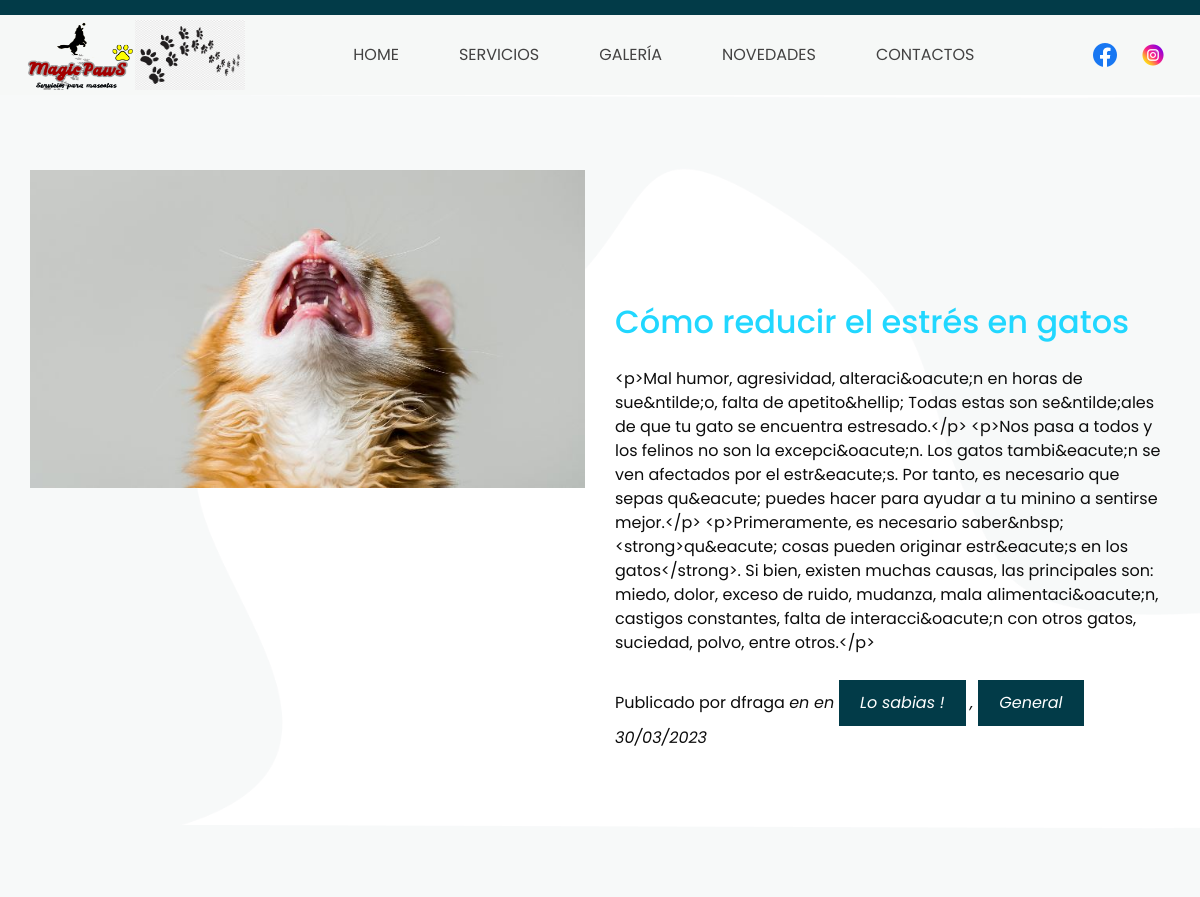
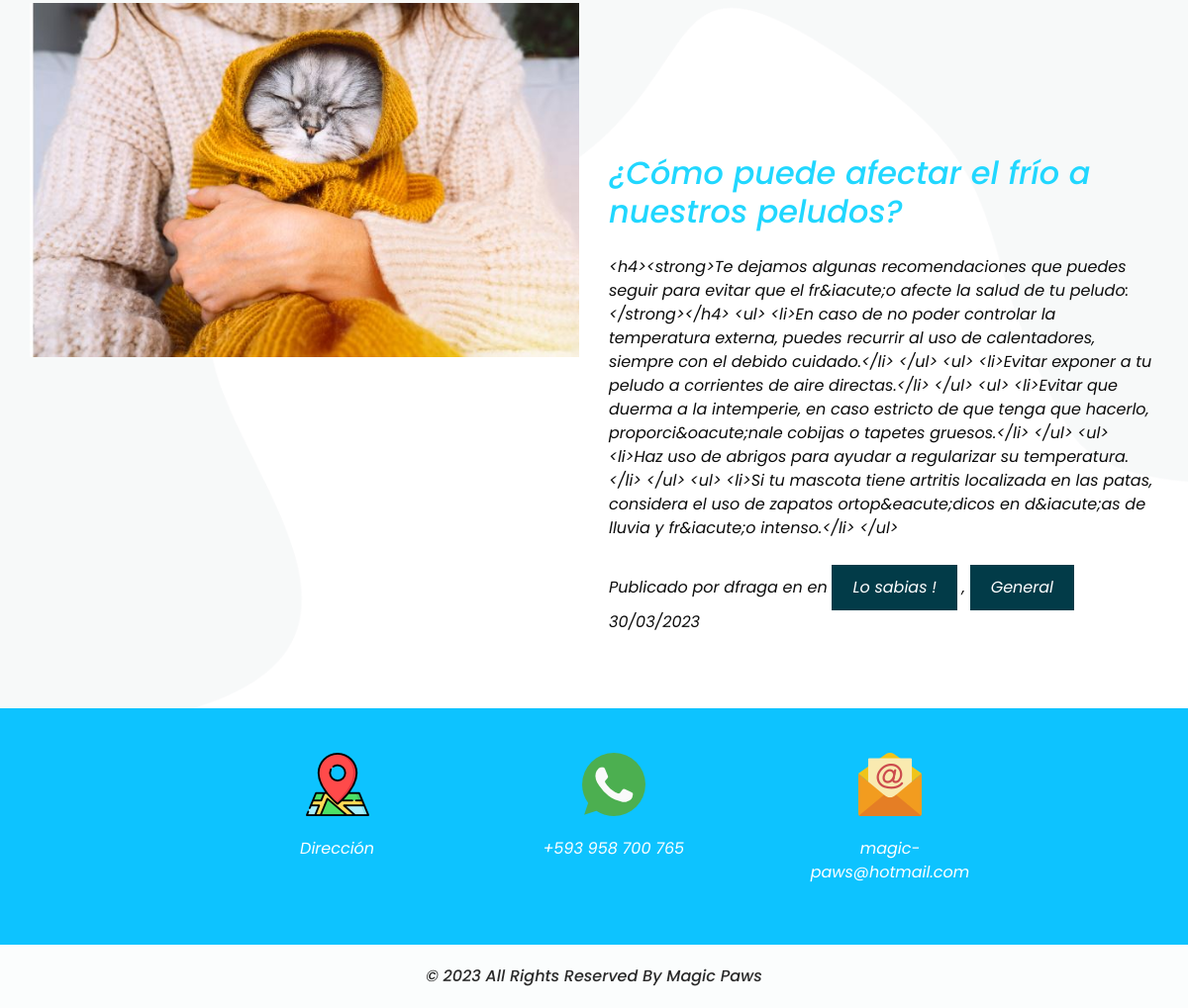
Screenshot of /about/category/1/ with the database file from the repository (2 pictures, top to bottom).
### about/models.py (models this page shows, shortened)
class About(models.Model):
    title = models.CharField(max_length=200, verbose_name="Título")
    content = RichTextField(verbose_name="Contenido")
    published = models.DateTimeField(
        verbose_name="Fecha de publicación", default=now)
    image = models.ImageField(verbose_name="Imagen",
                              upload_to="about", null=True, blank=True)
    author = models.ForeignKey(
        User, verbose_name="Autor", on_delete=models.CASCADE)
    category = models.ManyToManyField(Category, verbose_name="Categorias")
    created = models.DateTimeField(
        auto_now_add=True, verbose_name="Fecha de creación")
    updated = models.DateTimeField(
        auto_now=True, verbose_name="Fecha de actualización")
    class Meta:
        verbose_name = "novedad"
        verbose_name_plural = "novedades"
        ordering = ["-created"]

class Category(models.Model):
    name = models.CharField(max_length=200, verbose_name="Nombre")
    created = models.DateTimeField(
        auto_now_add=True, verbose_name="Fecha de creación")
    updated = models.DateTimeField(
        auto_now=True, verbose_name="Fecha de actualización")
    class Meta:
        verbose_name = "categoria"
        verbose_name_plural = "categorias"
        ordering = ["-created"]

### about/views.py (the view)
# urls.py: path('category/<int:categoryId>/', views.category, name="category")
def category(request, categoryId):
    catego=get_object_or_404(Category, id=categoryId)
    abouts=About.objects.filter(category=catego)
    return render(request ,"about/category.html",{"abouts":abouts})

### social/processor.py (called while the page is built)
def ctx_dict(request):
    ctx={}
    links=Link.objects.all()
    for link in links:
        ctx[link.key]=link.url
    return ctx

### about/templates/about/category.html (shortened to what this page needs)
{%extends "core/base.html"%}
{%block content%}
{%load static%}
{%for about in abouts%}
<section class="about_section layout_padding">
  <div class="container">
    <div class="row">
      <div class="col-md-6">
        <div class="img-box">
          {%if about.image.url != null%}
          <img src="{{about.image.url}}" alt="">
          {%endif%}
        </div>
      </div>
      <div class="col-md-6">
        <div class="detail-box">
          <h2 class="custom_heading">
            <span>
              {{about.title}}
            </span>
          </h2>
          <p>
            {{about.content}}
          </p>
          <div>
            <span>Publicado por {{about.author}}
              <em>en <em></em>
                <em>en <em></em>
                  {%for cate in about.category.all%}
                  <a href="{%url 'category' cate.id%}" class="link"> {{cate.name}} </a>
                  {%if not forloop.last%},{%endif%}
                  {%endfor%}
                  <em>{{about.published|date:"SHORT_DATE_FORMAT"}}<em></em>
                  </em></span>
          </div>
        </div>
      </div>
    </div>
  </div>
</section>
{%endfor%}
{%endblock%}

### core/static/core/css/style.css (style rules this page uses)
body { font-family: "Poppins", sans-serif; color: #0c0c0c; background-color: #ffffff; }
.layout_padding { padding: 75px 0; }
.custom_heading { color: #030404; }
.custom_heading span { color: #21d7ff; }
a, a:hover, a:focus { text-decoration: none; }
.about_section { background-image: url(../images/about-bg.png); background-size: cover; }
.about_section .row { -webkit-box-align: baseline; -ms-flex-align: baseline; align-items: baseline; }
.about_section .img-box img { width: 100%; }
.about_section .detail-box p { margin: 25px 0; }
.about_section .detail-box a { display: inline-block; padding: 10px 20px; background-color: #023b48; border: 1px solid #023b48; color: #ffffff; }

### core/static/core/css/responsive.css (style rules this page uses)
@media (min-width: 1200px) { .container { max-width: 1170px; } }

### rows the page displays
About: image (picture), title "Cómo reducir el estrés en gatos", content "<p>Mal humor, agresividad, alteraci&oacute;n en horas de sue&ntilde;o, falta de apetito&hellip; Todas estas son se&ntilde;ales de que tu gato se encuentra estresado.</p> <p>Nos pasa a todos y los felinos no son la excepci&oacute;n. Los gatos tambi&eacute;n se ven afectados por el estr&eacute;s. Por tanto, es necesario que sepas qu&eacute; puedes hacer para ayudar a tu minino a sentirse mejor.</p> <p>Primeramente, es necesario saber&nbsp;<strong>qu&eacute; cosas pueden originar estr&eacute;s en los gatos</strong>. Si bien, existen muchas causas, las principales son: miedo, dolor, exceso de ruido, mudanza, mala alimentaci&oacute;n, castigos constantes, falta de interacci&oacute;n con otros…", author "dfraga", published "30/03/2023"
Category: name "Lo sabias !"
Category: name "General"
About: image (picture), title "¿Cómo puede afectar el frío a nuestros peludos?", content "<h4><strong>Te dejamos algunas recomendaciones que puedes seguir para evitar que el fr&iacute;o afecte la salud de tu peludo:</strong></h4> <ul> <li>En caso de no poder controlar la temperatura externa, puedes recurrir al uso de calentadores, siempre con el debido cuidado.</li> </ul> <ul> <li>Evitar exponer a tu peludo a corrientes de aire directas.</li> </ul> <ul> <li>Evitar que duerma a la intemperie, en caso estricto de que tenga que hacerlo, proporci&oacute;nale cobijas o tapetes gruesos.</li> </ul> <ul> <li>Haz uso de abrigos para ayudar a regularizar su temperatura.</li> </ul> <ul> <li>Si tu mascota tiene artritis localizada en las patas, considera el uso de zapatos ortop&eacute;dicos…", author "dfraga", published "30/03/2023"
